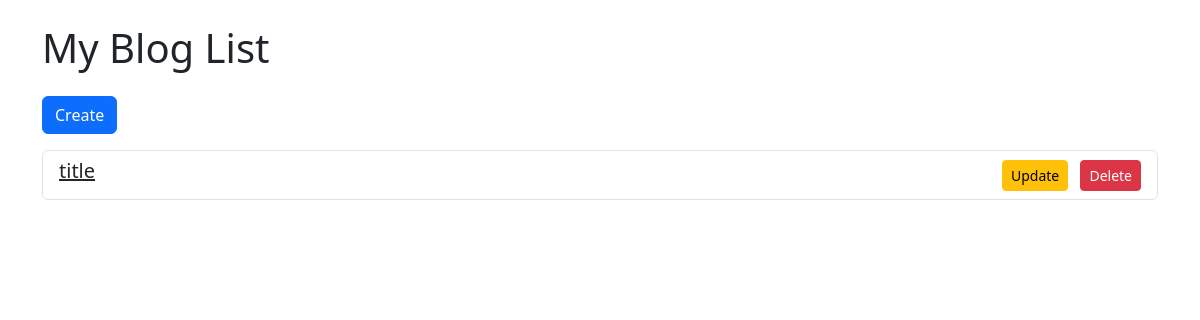
The app's page /posts/, older data.
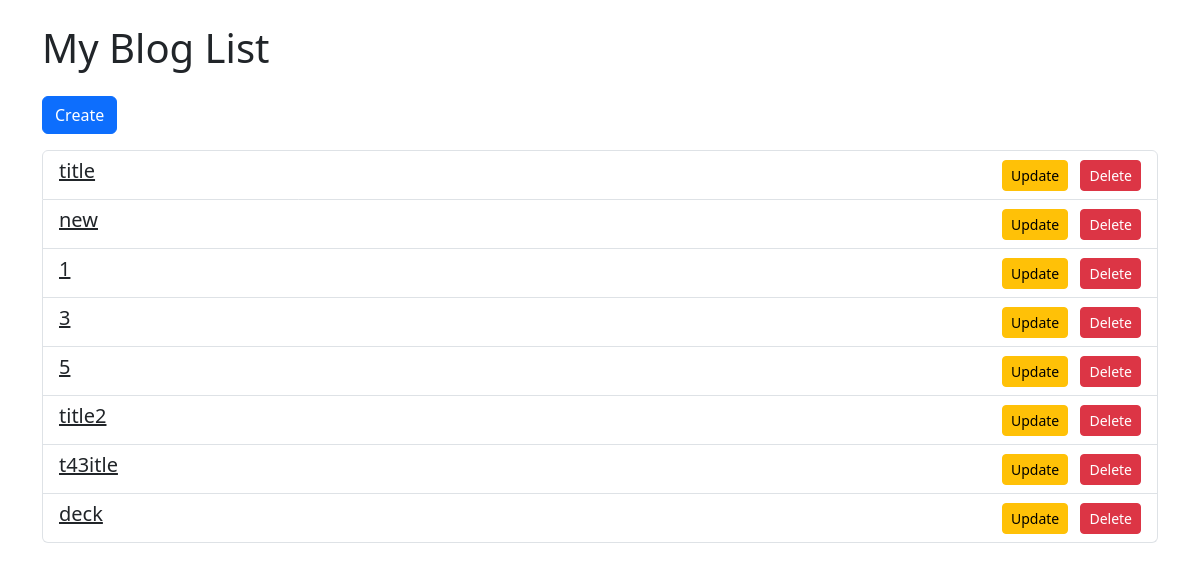
The same page, newer data.
### blog/models.py (models this page shows, shortened)
class Post(models.Model):
   title = models.CharField(max_length = 50)
   content = models.TextField()

### blog/views.py (the view)
# urls.py: path('',blog_list),
def blog_list(request):
   post = Post.objects.all()
   context = {
       'blog_list':post
   }
   return render(request, "blog/blog_list.html",context)

### blog/templates/blog/blog_list.html (shortened to what this page needs)
<!DOCTYPE html>
<html lang="en">
<head>
    <link href="https://cdn.jsdelivr.net/npm/bootstrap@5.3.0-alpha1/dist/css/bootstrap.min.css" rel="stylesheet">
</head>
<body>
<div class="container mt-4">
    <h1 class="mb-4 fade-in">My Blog List</h1>
    <a href="/posts/create" class="btn btn-primary mb-3">Create</a>
    <ul class="list-group">
        {% for list in blog_list %}
            <li class="list-group-item d-flex justify-content-between align-items-center">
                <a href="/posts/{{ list.id }}/" class="h5">{{ list.title }}</a>
                <div>
                    <a href="/posts/{{ list.id }}/update/" class="btn btn-warning btn-sm me-2">Update</a>
                    <a href="/posts/{{ list.id }}/delete/" class="btn btn-danger btn-sm">Delete</a>
                </div>
            </li>
        {% endfor %}
    </ul>
</div>
</body>
</html>

### blog/templates/blog/blog_list.html (style rules this page uses)
html { scroll-behavior: smooth; }
.fade-in { opacity: 0; animation: fadeIn 2s forwards; }
.list-group-item { opacity: 0; animation: slideIn 0.5s ease-out forwards; }

Row changes from the older to the newer data that the page shows:
added Post: title "new"
added Post: title "1"
added Post: title "3"
added Post: title "5"
added Post: title "title2"
added Post: title "t43itle"
added Post: title "deck"
